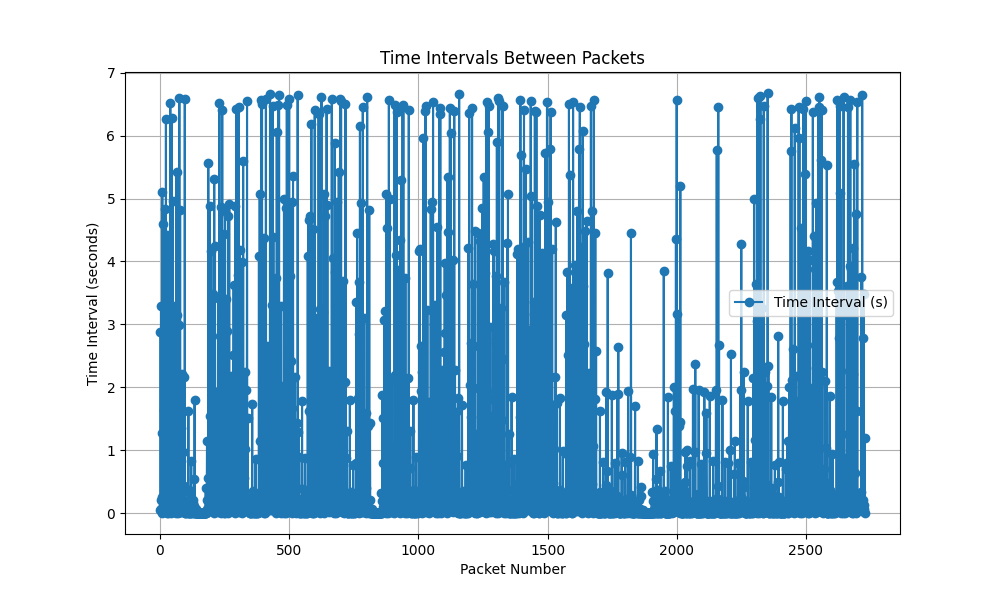

Recreate this plot in Python.
from scapy.all import rdpcap
import matplotlib.pyplot as plt
from pathlib import Path

# Correct the file path
pcap_file = Path(r'Thesis Data\OpenWRT\att_sent_1_15.pcap')

# Load the PCAP file
packets = rdpcap(str(pcap_file))

# Extract timestamps and calculate time intervals
time_intervals = []
packet_numbers = []

last_time = None  # Store the last packet timestamp

for index, packet in enumerate(packets):
    if hasattr(packet, 'time'):  # Check if the packet has a timestamp
        current_time = packet.time  # Current packet timestamp
        if last_time is not None:
            time_intervals.append(current_time - last_time)  # Calculate time interval
            packet_numbers.append(index)  # Packet number
        last_time = current_time  # Update the last time

# Plot the time intervals between packets
plt.figure(figsize=(10, 6))
plt.plot(packet_numbers, time_intervals, marker='o', linestyle='-', label="Time Interval (s)")

# Add labels, title, and legend
plt.xlabel("Packet Number")
plt.ylabel("Time Interval (seconds)")
plt.title("Time Intervals Between Packets")
plt.legend()
plt.grid(True)

# Save and show the plot
plt.savefig("time_intervals_plot.png")
plt.show()

print("Plot saved as 'time_intervals_plot.png'")
